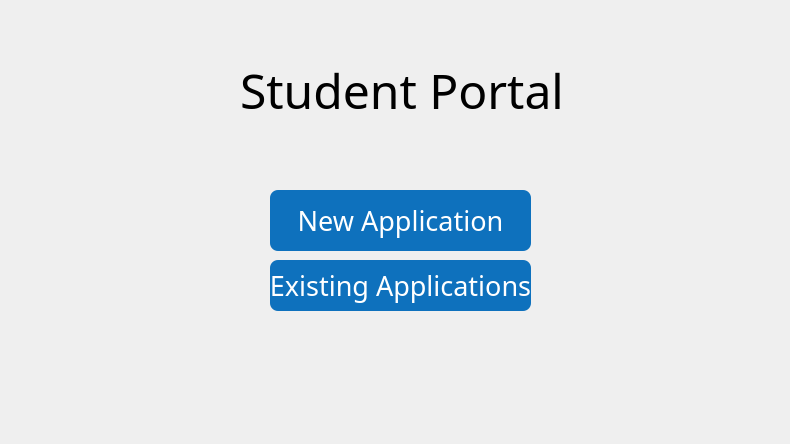
<?xml version="1.0" encoding="UTF-8"?>
<ui version="4.0">
 <class>StudentMenu</class>
 <widget class="QDialog" name="StudentMenu">
  <property name="geometry">
   <rect>
    <x>0</x>
    <y>0</y>
    <width>790</width>
    <height>444</height>
   </rect>
  </property>
  <property name="windowTitle">
   <string>Dialog</string>
  </property>
  <widget class="QPushButton" name="pushButton">
   <property name="geometry">
    <rect>
     <x>270</x>
     <y>190</y>
     <width>261</width>
     <height>61</height>
    </rect>
   </property>
   <property name="font">
    <font>
     <family>Bahnschrift</family>
     <pointsize>20</pointsize>
    </font>
   </property>
   <property name="styleSheet">
    <string notr="true">border-radius:8px;
background-color:rgb(14, 113, 189);
color:white;</string>
   </property>
   <property name="text">
    <string>New Application</string>
   </property>
  </widget>
  <widget class="QPushButton" name="pushButton_2">
   <property name="geometry">
    <rect>
     <x>270</x>
     <y>260</y>
     <width>261</width>
     <height>51</height>
    </rect>
   </property>
   <property name="font">
    <font>
     <family>Bahnschrift</family>
     <pointsize>20</pointsize>
     <bold>false</bold>
    </font>
   </property>
   <property name="styleSheet">
    <string notr="true">border-radius:8px;
background-color:rgb(14, 113, 189);
color:white;</string>
   </property>
   <property name="text">
    <string>Existing Applications</string>
   </property>
  </widget>
  <widget class="QLabel" name="label">
   <property name="geometry">
    <rect>
     <x>240</x>
     <y>60</y>
     <width>451</width>
     <height>61</height>
    </rect>
   </property>
   <property name="font">
    <font>
     <family>Rockwell</family>
     <pointsize>36</pointsize>
    </font>
   </property>
   <property name="text">
    <string>Student Portal</string>
   </property>
  </widget>
 </widget>
 <resources/>
 <connections/>
</ui>
